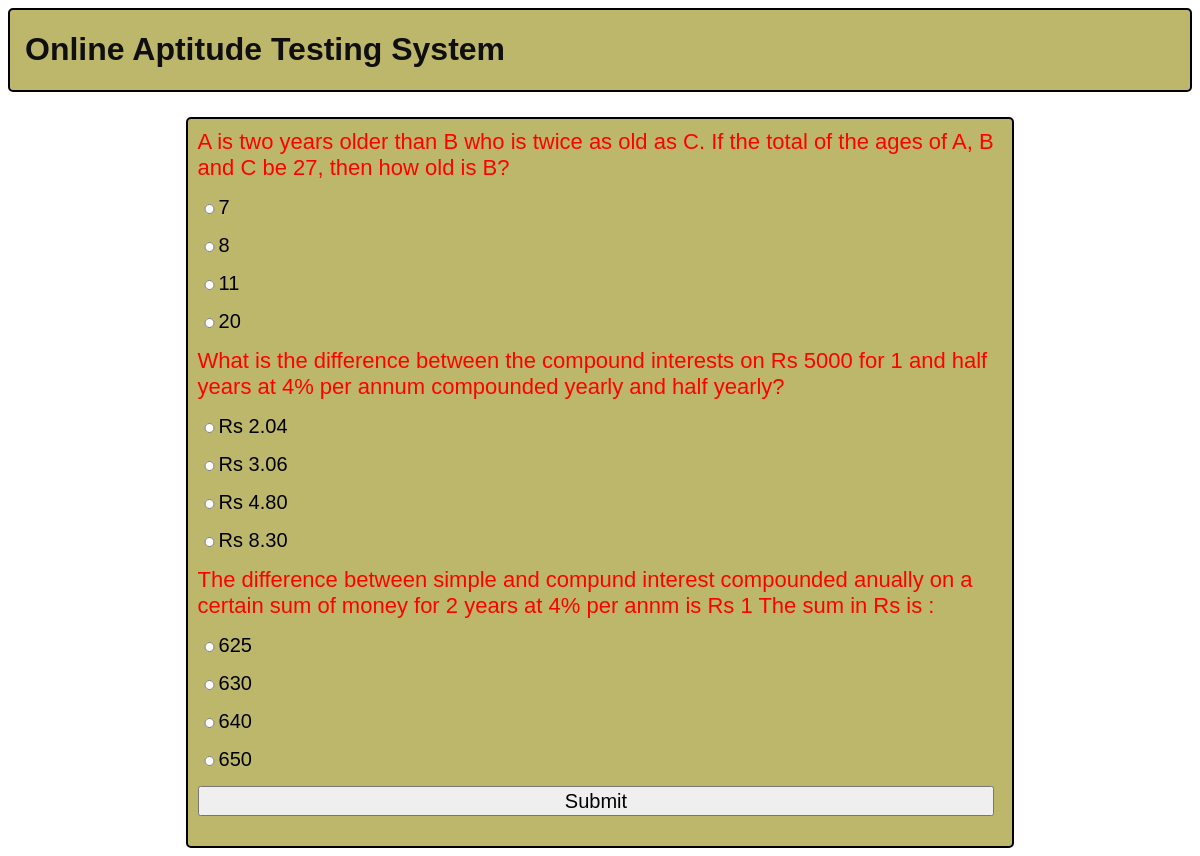
/OATS/test-paper?n=3, run on the app's committed database.
### OATS/models.py (models this page shows)
class Question(models.Model):
    qid = models.BigAutoField(primary_key=True , auto_created=True)
    que = models.TextField()
    a = models.CharField(max_length=255)
    b = models.CharField(max_length=255)
    c = models.CharField(max_length=255)
    d = models.CharField(max_length=255)
    ans = models.CharField(max_length=2)

### OATS/views.py (the view)
# urls.py: path('test-paper' , testPaper , name='testPaper'),
def testPaper(request):
    if 'name' not in request.session.keys():
        res = HttpResponseRedirect("login")
    n = int(request.GET['n'])
    question_pool = list(Question.objects.all())
    random.shuffle(question_pool)
    questions_list = question_pool[:n]
    context = {'questions' : questions_list}
    res = render(request , 'test_paper.html' , context)
    return res

### OATS/templates/test_paper.html (shortened to what this page needs)
{% extends 'main.html' %}
{% block content %}
<form action="{% url 'OATS:calculateTest' %}" method="POST">
    {% for question in questions %}
    <div class="question">
        {{question.que}}
    </div>
    <div class="options"><input type="radio" name="q{{question.qid}}" value="a">{{question.a}}</div>
    <div class="options"><input type="radio" name="q{{question.qid}}" value="b">{{question.b}}</div>
    <div class="options"><input type="radio" name="q{{question.qid}}" value="c">{{question.c}}</div>
    <div class="options"><input type="radio" name="q{{question.qid}}" value="d">{{question.d}}</div>
{% endfor %}
<div><input type="submit" value="Submit"></div>
</form>
{% endblock %}

### OATS/static/theme.css (style rules this page uses)
* { font-family: 'Gill Sans', 'Gill Sans MT', Calibri, 'Trebuchet MS', sans-serif; }

### OATS/static/formstyle.css (style rules this page uses)
form { box-sizing: border-box; padding: 10px; border-radius: 5px; background-color: darkkhaki; display: table; width: 100%; border: 2px solid black; }
input { display: block; width: 99%; margin-bottom: 20px; height: 30px; font-size: 20px; }
.question { font-size: 22px; color: red; margin-bottom: 15px; }
.options { font-size: 20px; }
.options input { display: inline; width: fit-content; height: 10px; }

### data on the page
Question: que "A is two years older than B who is twice as old as C. If the total of the ages of A, B and C be 27, then how old is B?", a "7", b "8", c "11", d "20"
Question: que "What is the difference between the compound interests on Rs 5000 for 1 and half years at 4% per annum compounded yearly and half yearly?", a "Rs 2.04", b "Rs 3.06", c "Rs 4.80", d "Rs 8.30"
Question: que "The difference between simple and compund interest compounded anually on a certain sum of money for 2 years at 4% per annm is Rs 1 The sum in Rs is :", a "625", b "630", c "640", d "650"
